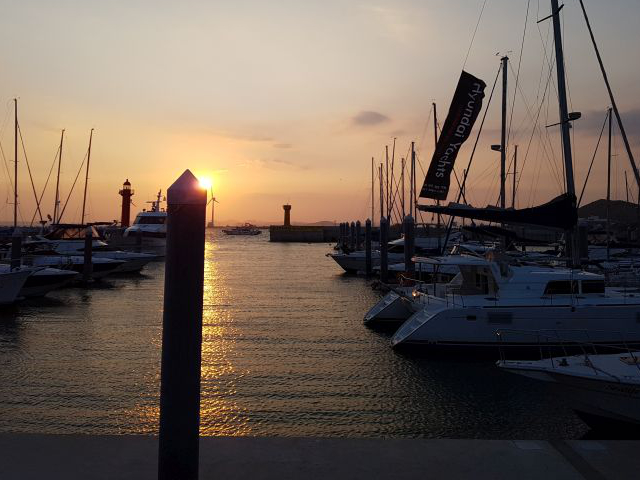
#> input picture OpenCV/이미지 연산과 히스토그램/yate.jpg, 640 x 480 px
$ python histo_equalize_yuv.py
#> lines starting #> are read from the running program, lines starting #| are printed output that depends on the picture
import numpy as np, cv2

img = cv2.imread('yate.jpg') #이미지 읽기, BGR 스케일
#> img is the input picture: shape (480, 640, 3); mean B, G, R 84.6, 95, 109.1

#--① 컬러 스케일을 BGR에서 YUV로 변경
img_yuv = cv2.cvtColor(img, cv2.COLOR_BGR2YUV)
#> img_yuv: shape (480, 640, 3); mean of channels 0, 1, 2 98.1, 121.4, 137.7

#--② YUV 컬러 스케일의 첫번째 채널에 대해서 이퀄라이즈 적용
img_yuv[:,:,0] = cv2.equalizeHist(img_yuv[:,:,0])
#> img_yuv: shape (480, 640, 3); mean of channels 0, 1, 2 127.7, 121.4, 137.7

#--③ 컬러 스케일을 YUV에서 BGR로 변경
img2 = cv2.cvtColor(img_yuv, cv2.COLOR_YUV2BGR)
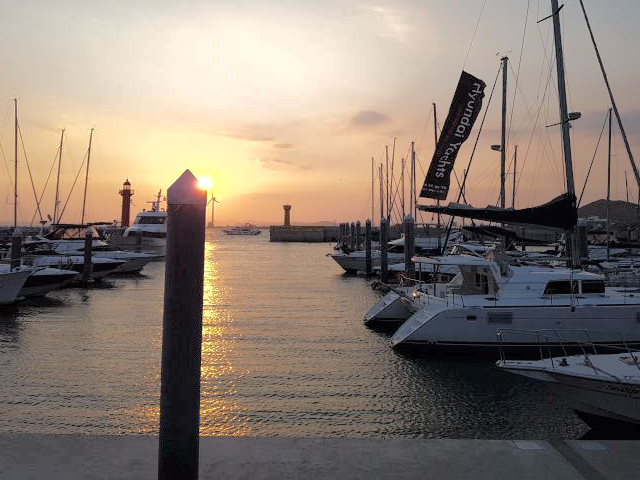
#> img2: shape (480, 640, 3); mean B, G, R 114.3, 124.7, 137.8

cv2.imshow('Before', img)
cv2.imshow('After', img2)
cv2.waitKey()
cv2.destroyAllWindows()

$ run again, with OpenCV/이미지 연산과 히스토그램/city_night.jpg copied over OpenCV/이미지 연산과 히스토그램/yate.jpg
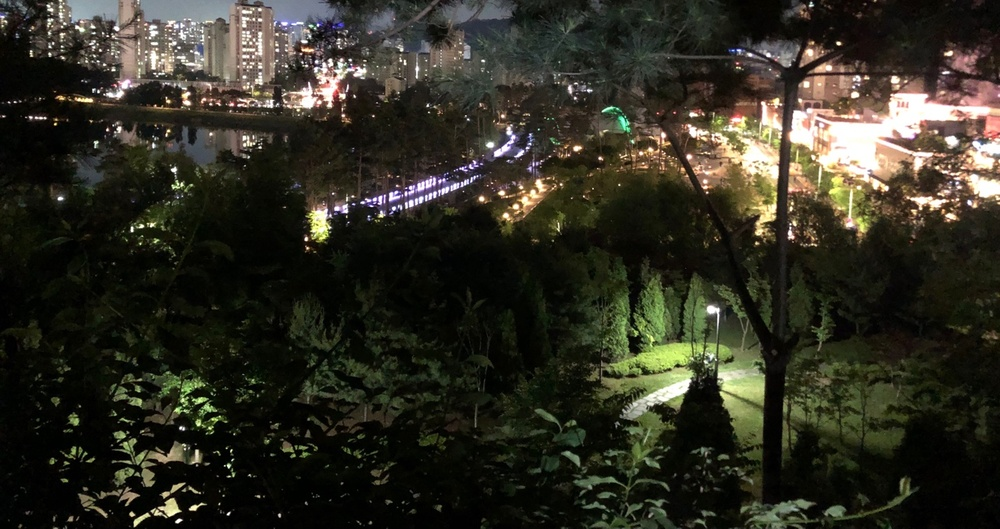
#> input picture OpenCV/이미지 연산과 히스토그램/city_night.jpg, 1000 x 529 px, shrunk from 1440 x 762 before the run
#> img is the input picture: shape (529, 1000, 3); mean B, G, R 35.2, 46.4, 47.9
#> `img2 = cv2.cvtColor(img_yuv, cv2.COLOR_YUV2BGR)`:
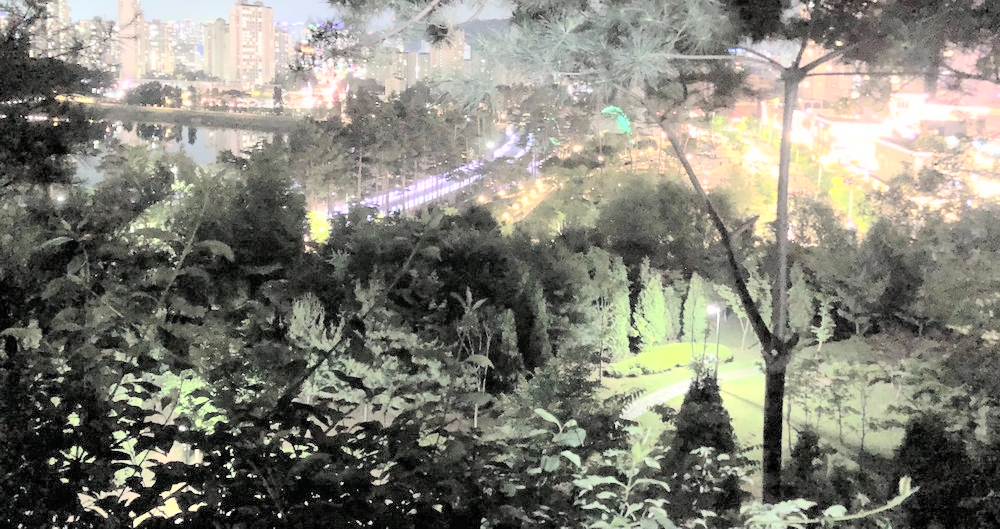
#> img2: shape (529, 1000, 3); mean B, G, R 118.8, 129.6, 130.7
